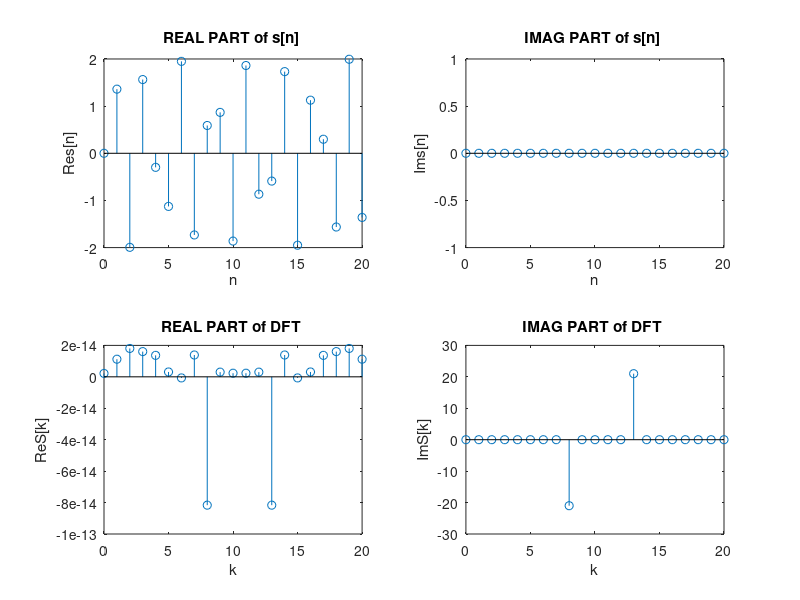

The MATLAB script that drew this image:

A=2.0;
f_0=1/21;
f_0=8*f_0;
nn=0:20;
fi=pi/2;

s=A*sin(2*pi*f_0*nn + 0);

S=fft(s);

kk=nn;

subplot(221)
stem(nn,real(s))
title( 'REAL PART of s[n] ' ) , xlabel( 'n'), ylabel('Re{s[n]}')

subplot(222)
stem(nn,imag(s))
title( 'IMAG PART of s[n] ' ) , xlabel( 'n'), ylabel('Im{s[n]}')

subplot(223)
stem(kk,real(S))
title( 'REAL PART of DFT ' ) , xlabel( 'k'), ylabel('Re{S[k]}')

subplot(224)
stem(kk,imag(S))
title( 'IMAG PART of DFT ' ) , xlabel( 'k'), ylabel('Im{S[k]}')


